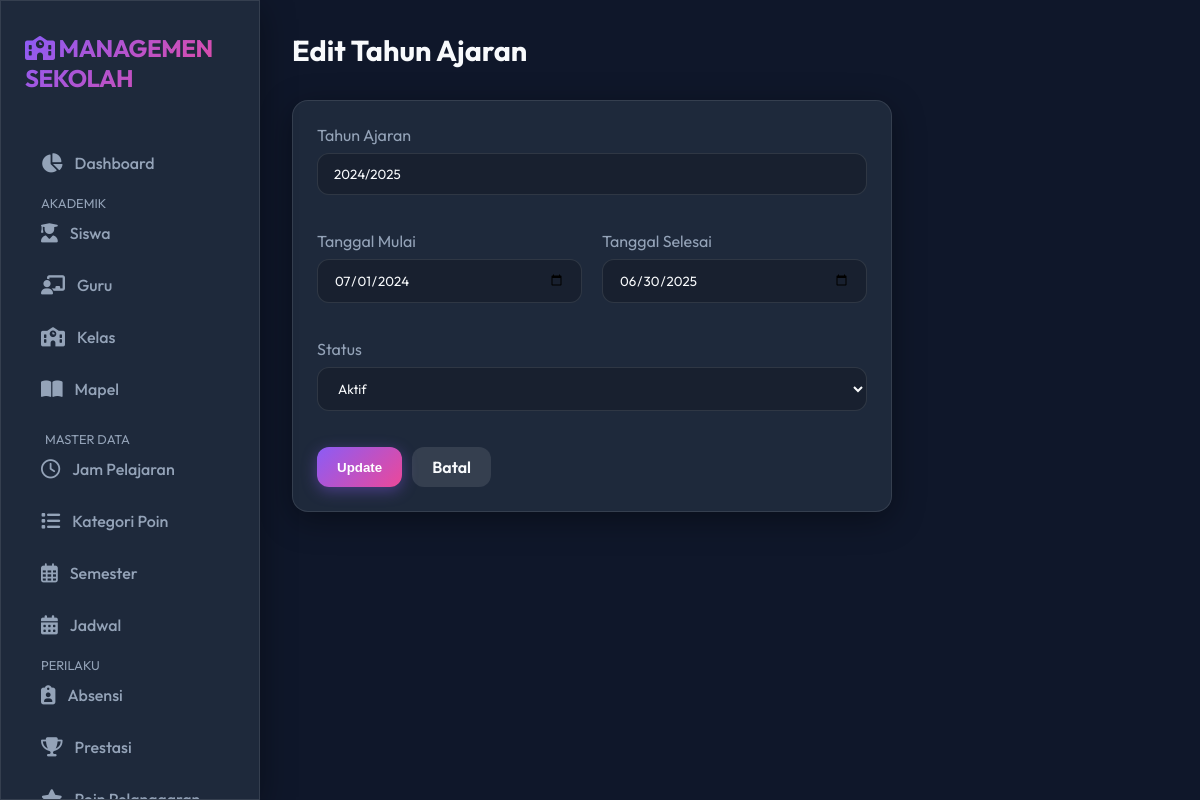
The page /academic_years/edit.php?id=2 on the database its author committed.
### tables this page shows
CREATE TABLE `tahun_ajaran` (
  `id` int(11) NOT NULL AUTO_INCREMENT,
  `tahun_ajaran` varchar(9) NOT NULL,
  `tanggal_mulai` date NOT NULL,
  `tanggal_selesai` date NOT NULL,
  `status` enum('aktif','selesai','akan_datang') DEFAULT 'akan_datang',
  `created_at` timestamp NOT NULL DEFAULT CURRENT_TIMESTAMP,
  `updated_at` timestamp NOT NULL DEFAULT CURRENT_TIMESTAMP ON UPDATE CURRENT_TIMESTAMP,
  PRIMARY KEY (`id`),
  UNIQUE KEY `unique_tahun_ajaran` (`tahun_ajaran`)
);

### academic_years/edit.php (the view, shortened to what this page needs)
<?php
include '../config/database.php';
include '../includes/header.php';
include '../includes/sidebar.php';
$id = $_GET['id'];
$row = $conn->query("SELECT * FROM tahun_ajaran WHERE id = $id")->fetch_assoc();
?>
<div class="main-content">
    <div class="top-bar">
        <h1 class="page-title">Edit Tahun Ajaran</h1>
    </div>
    <div class="card glass" style="max-width: 600px;">
        <form action="process_edit.php" method="POST">
            <div style="margin-bottom: 20px;">
                <label style="color: var(--text-muted); display: block; margin-bottom: 8px;">Tahun Ajaran</label>
                <input type="text" name="tahun_ajaran" value="<?= $row['tahun_ajaran'] ?>" required>
            </div>
            <div style="display: grid; grid-template-columns: 1fr 1fr; gap: 20px; margin-bottom: 20px;">
                <div>
                    <label style="color: var(--text-muted); display: block; margin-bottom: 8px;">Tanggal Mulai</label>
                    <input type="date" name="tanggal_mulai" value="<?= $row['tanggal_mulai'] ?>" required>
                </div>
                <div>
                    <label style="color: var(--text-muted); display: block; margin-bottom: 8px;">Tanggal Selesai</label>
                    <input type="date" name="tanggal_selesai" value="<?= $row['tanggal_selesai'] ?>" required>
                </div>
            </div>
            <div style="margin-bottom: 20px;">
                <label style="color: var(--text-muted); display: block; margin-bottom: 8px;">Status</label>
                <select name="status">
                    <option value="aktif" <?= $row['status'] == 'aktif' ? 'selected' : '' ?>>Aktif</option>
                </select>
            </div>
            <div style="margin-top: 20px; display: flex; gap: 10px;">
                <button type="submit" class="btn btn-primary">Update</button>
                <a href="idx.php" class="btn" style="background: rgba(255,255,255,0.1);">Batal</a>
            </div>
        </form>
    </div>
</div>
<?php include '../includes/footer.php'; ?>

### assets/css/style.css (style rules this page uses)
:root { --bg-dark: #0f172a; --bg-card: #1e293b; --primary: #8b5cf6; --secondary: #ec4899; --accent: #10b981; --text-main: #f8fafc; --text-muted: #94a3b8; --glass-bg: rgba(30, 41, 59, 0.7); --glass-border: rgba(255, 255, 255, 0.1); --radius: 16px; --input-bg: rgba(0, 0, 0, 0.2); --input-border: var(--glass-border); }
* { margin: 0; padding: 0; box-sizing: border-box; }
body { font-family: 'Outfit', sans-serif; background-color: var(--bg-dark); color: var(--text-main); overflow-x: hidden; min-height: 100vh; }
.glass { background: var(--glass-bg); backdrop-filter: blur(12px); -webkit-backdrop-filter: blur(12px); border: 1px solid var(--glass-border); box-shadow: 0 8px 32px 0 rgba(0, 0, 0, 0.37); }
a { text-decoration: none; color: inherit; transition: 0.3s; }
.main-content { flex: 1; margin-left: 260px; padding: 2rem; }
.top-bar { display: flex; justify-content: space-between; align-items: center; margin-bottom: 2rem; }
.page-title { font-size: 1.8rem; font-weight: 700; }
.card { background: var(--bg-card); border-radius: var(--radius); padding: 1.5rem; border: 1px solid var(--glass-border); margin-bottom: 1.5rem; }
.btn { padding: 10px 20px; border-radius: 12px; border: none; cursor: pointer; font-weight: 600; display: inline-flex; align-items: center; gap: 8px; transition: transform 0.2s; }
.btn-primary { background: linear-gradient(135deg, var(--primary), var(--secondary)); color: white; box-shadow: 0 4px 15px rgba(139, 92, 246, 0.4); }
input, select, textarea { width: 100%; padding: 12px 16px; background: var(--input-bg); border: 1px solid var(--input-border); border-radius: 12px; color: var(--text-main); margin-bottom: 1rem; font-family: inherit; transition: 0.3s; }

### rows shown on the page
tahun_ajaran: tahun_ajaran "2024/2025", tanggal_mulai "07/01/2024", tanggal_selesai "06/30/2025", status "Aktif"
